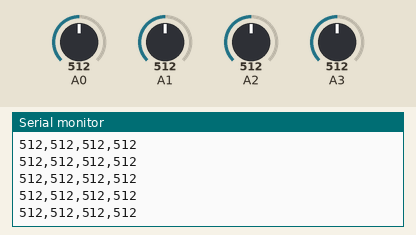
This sketch was run on a simulated Arduino Uno, built with avr-gcc and run on an emulated ATmega328P. On the bench: the last lines printed to the serial monitor. Inputs (shaded band) come from the test bench; at power-on: A0 = 512, A1 = 512, A2 = 512, A3 = 512.

Above: at 1.2 s.
1.3 s: A0 set to 104
At 1.8 s:
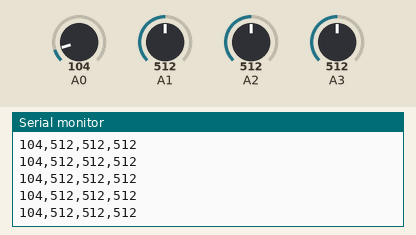
4.3 s: A0 set to 94
At 5.1 s:
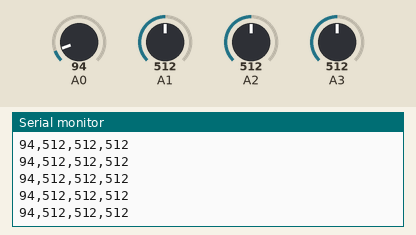
Timing chart, 0 to 7.3 s (numbered marks = the images above; inputs shaded):
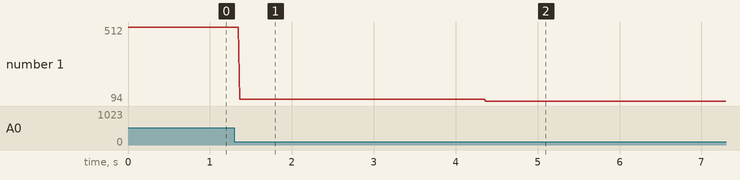

Measured:
- after the input at 1.3 s, the serial monitor: prints a new line after 0.06 s (image 1)
- after the input at 4.3 s, the serial monitor: prints a new line after 0.07 s (image 2)
- plotted number 1: 512 → 104 after the input at 1.3 s, 104 → 94 after the input at 4.3 s

The sketch:

pong.ino
```cpp
void setup() {

  Serial.begin(9600);     // initialize serial communication

}


void loop() {

  // read the inputs


  int leftPaddleUp = analogRead(A0);

  int leftPaddleDown = analogRead(A1);

  int rightPaddleUp = analogRead(A2);

  int rightPaddleDown = analogRead(A3);


  Serial.print(leftPaddleUp);

  Serial.print(",");                   // add a comma

  Serial.print(leftPaddleDown);

  Serial.print(",");

  Serial.print(rightPaddleUp);

  Serial.print(",");

  Serial.println(rightPaddleDown);

  delay(10);                           // delay before sending the next set

}
```
